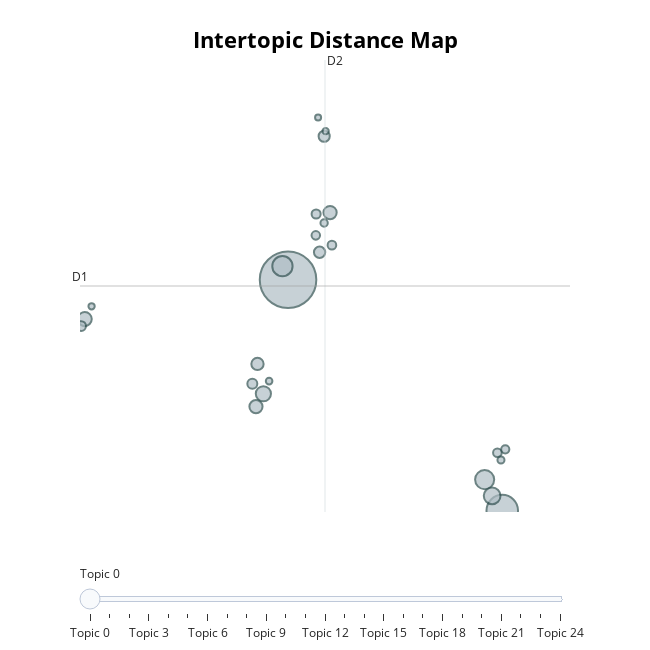

The notebook cell this image was saved under:
### Code cell
topic_model.visualize_topics()

### Figure 1 — Plotly figure (JSON) as saved in the notebook; plotly's stock layout.template omitted (floating-point values rounded to 4 significant figures)
{"data": [{"customdata": [[0, "model | financial | policy | risk | shocks", 5501], [1, "information | game | agent | agents | preferences", 1705], [2, "workers | wage | unemployment | labor | job", 707], [3, "trade | export | firms | exports | countries", 627], [4, "consumers | price | firms | competition | market", 482], [5, "emissions | energy | environmental | pollution | carbon", 397], [6, "students | school | schools | student | education", 339], [7, "children | child | marriage | fertility | women", 302], [8, "tax | taxes | income | taxation | capital", 298], [9, "voters | political | elections | electoral | party", 260], [10, "migration | immigration | migrants | immigrants | labor", 220], [11, "inequality | wealth | income | consumption | households", 214], [12, "health | insurance | care | hospital | medicare", 172], [13, "gender | women | female | men | gap", 164], [14, "agricultural | land | farmers | productivity | agriculture", 141], [15, "crime | criminal | police | incarceration | crimes", 129], [16, "productivity | growth | knowledge | innovation | firms", 128], [17, "conflict | ethnic | terrorism | violence | war", 125], [18, "patent | innovation | patents | protection | licensing", 115], [19, "covid19 | pandemic | health | disease | economic", 93], [20, "infrastructure | cities | transportation | road | agglomeration", 85], [21, "retirement | pension | security | longevity | life", 75], [22, "poverty | households | household | poor | income", 69], [23, "journals | economics | papers | journal | articles", 68], [24, "price | prices | changes | index | data", 63]], "hovertemplate": "<b>Topic %{customdata[0]}</b><br>%{customdata[1]}<br>Size: %{customdata[2]}", "legendgroup": "", "marker": {"color": "#B0BEC5", "line": {"color": "DarkSlateGrey", "width": 2}, "size": [5501, 1705, 707, 627, 482, 397, 339, 302, 298, 260, 220, 214, 172, 164, 141, 129, 128, 125, 115, 93, 85, 75, 69, 68, 63], "sizemode": "area", "sizeref": 3.438, "symbol": "circle"}, "mode": "markers", "name": "", "orientation": "v", "showlegend": false, "type": "scatter", "x": [7.989, 15.97, 7.78, 15.32, 15.6, 7.069, 0.4103, 9.555, 6.793, 6.85, 9.165, 9.336, 6.657, 0.2748, 9.036, 9.625, 15.79, 9.024, 16.09, 9.334, 15.93, 7.283, 9.39, 0.6653, 9.109], "xaxis": "x", "y": [4.387, -0.1856, 4.656, 0.4283, 0.1061, 2.129, 3.607, 5.719, 1.874, 2.719, 4.932, 7.23, 2.329, 3.471, 5.689, 5.073, 0.9607, 5.266, 1.028, 5.511, 0.8177, 2.38, 7.331, 3.861, 7.6], "yaxis": "y"}], "layout": {"annotations": [{"showarrow": false, "text": "D1", "x": 0.2336, "y": 4.263, "yshift": 10}, {"showarrow": false, "text": "D2", "x": 9.366, "xshift": 10, "y": 8.74}], "height": 650, "hoverlabel": {"bgcolor": "white", "font": {"family": "Rockwell", "size": 16}}, "legend": {"itemsizing": "constant", "tracegroupgap": 0}, "margin": {"t": 60}, "shapes": [{"line": {"color": "#CFD8DC", "width": 2}, "type": "line", "x0": 9.366, "x1": 9.366, "y0": -0.2134, "y1": 8.74}, {"line": {"color": "#9E9E9E", "width": 2}, "type": "line", "x0": 0.2336, "x1": 18.5, "y0": 4.263, "y1": 4.263}], "sliders": [{"active": 0, "pad": {"t": 50}, "steps": [{"args": [{"marker.color": [["red", "#B0BEC5", "#B0BEC5", "#B0BEC5", "#B0BEC5", "#B0BEC5", "#B0BEC5", "#B0BEC5", "#B0BEC5", "#B0BEC5", "#B0BEC5", "#B0BEC5", "#B0BEC5", "#B0BEC5", "#B0BEC5", "#B0BEC5", "#B0BEC5", "#B0BEC5", "#B0BEC5", "#B0BEC5", "#B0BEC5", "#B0BEC5", "#B0BEC5", "#B0BEC5", "#B0BEC5"]]}], "label": "Topic 0", "method": "update"}, {"args": [{"marker.color": [["#B0BEC5", "red", "#B0BEC5", "#B0BEC5", "#B0BEC5", "#B0BEC5", "#B0BEC5", "#B0BEC5", "#B0BEC5", "#B0BEC5", "#B0BEC5", "#B0BEC5", "#B0BEC5", "#B0BEC5", "#B0BEC5", "#B0BEC5", "#B0BEC5", "#B0BEC5", "#B0BEC5", "#B0BEC5", "#B0BEC5", "#B0BEC5", "#B0BEC5", "#B0BEC5", "#B0BEC5"]]}], "label": "Topic 1", "method": "update"}, {"args": [{"marker.color": [["#B0BEC5", "#B0BEC5", "red", "#B0BEC5", "#B0BEC5", "#B0BEC5", "#B0BEC5", "#B0BEC5", "#B0BEC5", "#B0BEC5", "#B0BEC5", "#B0BEC5", "#B0BEC5", "#B0BEC5", "#B0BEC5", "#B0BEC5", "#B0BEC5", "#B0BEC5", "#B0BEC5", "#B0BEC5", "#B0BEC5", "#B0BEC5", "#B0BEC5", "#B0BEC5", "#B0BEC5"]]}], "label": "Topic 2", "method": "update"}, {"args": [{"marker.color": [["#B0BEC5", "#B0BEC5", "#B0BEC5", "red", "#B0BEC5", "#B0BEC5", "#B0BEC5", "#B0BEC5", "#B0BEC5", "#B0BEC5", "#B0BEC5", "#B0BEC5", "#B0BEC5", "#B0BEC5", "#B0BEC5", "#B0BEC5", "#B0BEC5", "#B0BEC5", "#B0BEC5", "#B0BEC5", "#B0BEC5", "#B0BEC5", "#B0BEC5", "#B0BEC5", "#B0BEC5"]]}], "label": "Topic 3", "method": "update"}, {"args": [{"marker.color": [["#B0BEC5", "#B0BEC5", "#B0BEC5", "#B0BEC5", "red", "#B0BEC5", "#B0BEC5", "#B0BEC5", "#B0BEC5", "#B0BEC5", "#B0BEC5", "#B0BEC5", "#B0BEC5", "#B0BEC5", "#B0BEC5", "#B0BEC5", "#B0BEC5", "#B0BEC5", "#B0BEC5", "#B0BEC5", "#B0BEC5", "#B0BEC5", "#B0BEC5", "#B0BEC5", "#B0BEC5"]]}], "label": "Topic 4", "method": "update"}, {"args": [{"marker.color": [["#B0BEC5", "#B0BEC5", "#B0BEC5", "#B0BEC5", "#B0BEC5", "red", "#B0BEC5", "#B0BEC5", "#B0BEC5", "#B0BEC5", "#B0BEC5", "#B0BEC5", "#B0BEC5", "#B0BEC5", "#B0BEC5", "#B0BEC5", "#B0BEC5", "#B0BEC5", "#B0BEC5", "#B0BEC5", "#B0BEC5", "#B0BEC5", "#B0BEC5", "#B0BEC5", "#B0BEC5"]]}], "label": "Topic 5", "method": "update"}, {"args": [{"marker.color": [["#B0BEC5", "#B0BEC5", "#B0BEC5", "#B0BEC5", "#B0BEC5", "#B0BEC5", "red", "#B0BEC5", "#B0BEC5", "#B0BEC5", "#B0BEC5", "#B0BEC5", "#B0BEC5", "#B0BEC5", "#B0BEC5", "#B0BEC5", "#B0BEC5", "#B0BEC5", "#B0BEC5", "#B0BEC5", "#B0BEC5", "#B0BEC5", "#B0BEC5", "#B0BEC5", "#B0BEC5"]]}], "label": "Topic 6", "method": "update"}, {"args": [{"marker.color": [["#B0BEC5", "#B0BEC5", "#B0BEC5", "#B0BEC5", "#B0BEC5", "#B0BEC5", "#B0BEC5", "red", "#B0BEC5", "#B0BEC5", "#B0BEC5", "#B0BEC5", "#B0BEC5", "#B0BEC5", "#B0BEC5", "#B0BEC5", "#B0BEC5", "#B0BEC5", "#B0BEC5", "#B0BEC5", "#B0BEC5", "#B0BEC5", "#B0BEC5", "#B0BEC5", "#B0BEC5"]]}], "label": "Topic 7", "method": "update"}, {"args": [{"marker.color": [["#B0BEC5", "#B0BEC5", "#B0BEC5", "#B0BEC5", "#B0BEC5", "#B0BEC5", "#B0BEC5", "#B0BEC5", "red", "#B0BEC5", "#B0BEC5", "#B0BEC5", "#B0BEC5", "#B0BEC5", "#B0BEC5", "#B0BEC5", "#B0BEC5", "#B0BEC5", "#B0BEC5", "#B0BEC5", "#B0BEC5", "#B0BEC5", "#B0BEC5", "#B0BEC5", "#B0BEC5"]]}], "label": "Topic 8", "method": "update"}, {"args": [{"marker.color": [["#B0BEC5", "#B0BEC5", "#B0BEC5", "#B0BEC5", "#B0BEC5", "#B0BEC5", "#B0BEC5", "#B0BEC5", "#B0BEC5", "red", "#B0BEC5", "#B0BEC5", "#B0BEC5", "#B0BEC5", "#B0BEC5", "#B0BEC5", "#B0BEC5", "#B0BEC5", "#B0BEC5", "#B0BEC5", "#B0BEC5", "#B0BEC5", "#B0BEC5", "#B0BEC5", "#B0BEC5"]]}], "label": "Topic 9", "method": "update"}, {"args": [{"marker.color": [["#B0BEC5", "#B0BEC5", "#B0BEC5", "#B0BEC5", "#B0BEC5", "#B0BEC5", "#B0BEC5", "#B0BEC5", "#B0BEC5", "#B0BEC5", "red", "#B0BEC5", "#B0BEC5", "#B0BEC5", "#B0BEC5", "#B0BEC5", "#B0BEC5", "#B0BEC5", "#B0BEC5", "#B0BEC5", "#B0BEC5", "#B0BEC5", "#B0BEC5", "#B0BEC5", "#B0BEC5"]]}], "label": "Topic 10", "method": "update"}, {"args": [{"marker.color": [["#B0BEC5", "#B0BEC5", "#B0BEC5", "#B0BEC5", "#B0BEC5", "#B0BEC5", "#B0BEC5", "#B0BEC5", "#B0BEC5", "#B0BEC5", "#B0BEC5", "red", "#B0BEC5", "#B0BEC5", "#B0BEC5", "#B0BEC5", "#B0BEC5", "#B0BEC5", "#B0BEC5", "#B0BEC5", "#B0BEC5", "#B0BEC5", "#B0BEC5", "#B0BEC5", "#B0BEC5"]]}], "label": "Topic 11", "method": "update"}, {"args": [{"marker.color": [["#B0BEC5", "#B0BEC5", "#B0BEC5", "#B0BEC5", "#B0BEC5", "#B0BEC5", "#B0BEC5", "#B0BEC5", "#B0BEC5", "#B0BEC5", "#B0BEC5", "#B0BEC5", "red", "#B0BEC5", "#B0BEC5", "#B0BEC5", "#B0BEC5", "#B0BEC5", "#B0BEC5", "#B0BEC5", "#B0BEC5", "#B0BEC5", "#B0BEC5", "#B0BEC5", "#B0BEC5"]]}], "label": "Topic 12", "method": "update"}, {"args": [{"marker.color": [["#B0BEC5", "#B0BEC5", "#B0BEC5", "#B0BEC5", "#B0BEC5", "#B0BEC5", "#B0BEC5", "#B0BEC5", "#B0BEC5", "#B0BEC5", "#B0BEC5", "#B0BEC5", "#B0BEC5", "red", "#B0BEC5", "#B0BEC5", "#B0BEC5", "#B0BEC5", "#B0BEC5", "#B0BEC5", "#B0BEC5", "#B0BEC5", "#B0BEC5", "#B0BEC5", "#B0BEC5"]]}], "label": "Topic 13", "method": "update"}, {"args": [{"marker.color": [["#B0BEC5", "#B0BEC5", "#B0BEC5", "#B0BEC5", "#B0BEC5", "#B0BEC5", "#B0BEC5", "#B0BEC5", "#B0BEC5", "#B0BEC5", "#B0BEC5", "#B0BEC5", "#B0BEC5", "#B0BEC5", "red", "#B0BEC5", "#B0BEC5", "#B0BEC5", "#B0BEC5", "#B0BEC5", "#B0BEC5", "#B0BEC5", "#B0BEC5", "#B0BEC5", "#B0BEC5"]]}], "label": "Topic 14", "method": "update"}, {"args": [{"marker.color": [["#B0BEC5", "#B0BEC5", "#B0BEC5", "#B0BEC5", "#B0BEC5", "#B0BEC5", "#B0BEC5", "#B0BEC5", "#B0BEC5", "#B0BEC5", "#B0BEC5", "#B0BEC5", "#B0BEC5", "#B0BEC5", "#B0BEC5", "red", "#B0BEC5", "#B0BEC5", "#B0BEC5", "#B0BEC5", "#B0BEC5", "#B0BEC5", "#B0BEC5", "#B0BEC5", "#B0BEC5"]]}], "label": "Topic 15", "method": "update"}, {"args": [{"marker.color": [["#B0BEC5", "#B0BEC5", "#B0BEC5", "#B0BEC5", "#B0BEC5", "#B0BEC5", "#B0BEC5", "#B0BEC5", "#B0BEC5", "#B0BEC5", "#B0BEC5", "#B0BEC5", "#B0BEC5", "#B0BEC5", "#B0BEC5", "#B0BEC5", "red", "#B0BEC5", "#B0BEC5", "#B0BEC5", "#B0BEC5", "#B0BEC5", "#B0BEC5", "#B0BEC5", "#B0BEC5"]]}], "label": "Topic 16", "method": "update"}, {"args": [{"marker.color": [["#B0BEC5", "#B0BEC5", "#B0BEC5", "#B0BEC5", "#B0BEC5", "#B0BEC5", "#B0BEC5", "#B0BEC5", "#B0BEC5", "#B0BEC5", "#B0BEC5", "#B0BEC5", "#B0BEC5", "#B0BEC5", "#B0BEC5", "#B0BEC5", "#B0BEC5", "red", "#B0BEC5", "#B0BEC5", "#B0BEC5", "#B0BEC5", "#B0BEC5", "#B0BEC5", "#B0BEC5"]]}], "label": "Topic 17", "method": "update"}, {"args": [{"marker.color": [["#B0BEC5", "#B0BEC5", "#B0BEC5", "#B0BEC5", "#B0BEC5", "#B0BEC5", "#B0BEC5", "#B0BEC5", "#B0BEC5", "#B0BEC5", "#B0BEC5", "#B0BEC5", "#B0BEC5", "#B0BEC5", "#B0BEC5", "#B0BEC5", "#B0BEC5", "#B0BEC5", "red", "#B0BEC5", "#B0BEC5", "#B0BEC5", "#B0BEC5", "#B0BEC5", "#B0BEC5"]]}], "label": "Topic 18", "method": "update"}, {"args": [{"marker.color": [["#B0BEC5", "#B0BEC5", "#B0BEC5", "#B0BEC5", "#B0BEC5", "#B0BEC5", "#B0BEC5", "#B0BEC5", "#B0BEC5", "#B0BEC5", "#B0BEC5", "#B0BEC5", "#B0BEC5", "#B0BEC5", "#B0BEC5", "#B0BEC5", "#B0BEC5", "#B0BEC5", "#B0BEC5", "red", "#B0BEC5", "#B0BEC5", "#B0BEC5", "#B0BEC5", "#B0BEC5"]]}], "label": "Topic 19", "method": "update"}, {"args": [{"marker.color": [["#B0BEC5", "#B0BEC5", "#B0BEC5", "#B0BEC5", "#B0BEC5", "#B0BEC5", "#B0BEC5", "#B0BEC5", "#B0BEC5", "#B0BEC5", "#B0BEC5", "#B0BEC5", "#B0BEC5", "#B0BEC5", "#B0BEC5", "#B0BEC5", "#B0BEC5", "#B0BEC5", "#B0BEC5", "#B0BEC5", "red", "#B0BEC5", "#B0BEC5", "#B0BEC5", "#B0BEC5"]]}], "label": "Topic 20", "method": "update"}, {"args": [{"marker.color": [["#B0BEC5", "#B0BEC5", "#B0BEC5", "#B0BEC5", "#B0BEC5", "#B0BEC5", "#B0BEC5", "#B0BEC5", "#B0BEC5", "#B0BEC5", "#B0BEC5", "#B0BEC5", "#B0BEC5", "#B0BEC5", "#B0BEC5", "#B0BEC5", "#B0BEC5", "#B0BEC5", "#B0BEC5", "#B0BEC5", "#B0BEC5", "red", "#B0BEC5", "#B0BEC5", "#B0BEC5"]]}], "label": "Topic 21", "method": "update"}, {"args": [{"marker.color": [["#B0BEC5", "#B0BEC5", "#B0BEC5", "#B0BEC5", "#B0BEC5", "#B0BEC5", "#B0BEC5", "#B0BEC5", "#B0BEC5", "#B0BEC5", "#B0BEC5", "#B0BEC5", "#B0BEC5", "#B0BEC5", "#B0BEC5", "#B0BEC5", "#B0BEC5", "#B0BEC5", "#B0BEC5", "#B0BEC5", "#B0BEC5", "#B0BEC5", "red", "#B0BEC5", "#B0BEC5"]]}], "label": "Topic 22", "method": "update"}, {"args": [{"marker.color": [["#B0BEC5", "#B0BEC5", "#B0BEC5", "#B0BEC5", "#B0BEC5", "#B0BEC5", "#B0BEC5", "#B0BEC5", "#B0BEC5", "#B0BEC5", "#B0BEC5", "#B0BEC5", "#B0BEC5", "#B0BEC5", "#B0BEC5", "#B0BEC5", "#B0BEC5", "#B0BEC5", "#B0BEC5", "#B0BEC5", "#B0BEC5", "#B0BEC5", "#B0BEC5", "red", "#B0BEC5"]]}], "label": "Topic 23", "method": "update"}, {"args": [{"marker.color": [["#B0BEC5", "#B0BEC5", "#B0BEC5", "#B0BEC5", "#B0BEC5", "#B0BEC5", "#B0BEC5", "#B0BEC5", "#B0BEC5", "#B0BEC5", "#B0BEC5", "#B0BEC5", "#B0BEC5", "#B0BEC5", "#B0BEC5", "#B0BEC5", "#B0BEC5", "#B0BEC5", "#B0BEC5", "#B0BEC5", "#B0BEC5", "#B0BEC5", "#B0BEC5", "#B0BEC5", "red"]]}], "label": "Topic 24", "method": "update"}]}], "title": {"font": {"color": "Black", "size": 22}, "text": "<b>Intertopic Distance Map</b>", "x": 0.5, "xanchor": "center", "y": 0.95, "yanchor": "top"}, "width": 650, "xaxis": {"anchor": "y", "domain": [0, 1], "range": [0.2336, 18.5], "title": {"text": ""}, "visible": false}, "yaxis": {"anchor": "x", "domain": [0, 1], "range": [-0.2134, 8.74], "title": {"text": ""}, "visible": false}}}
